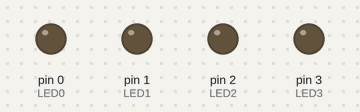
Recording of a sketch running on a simulated Arduino Uno, built with avr-gcc and run on an emulated ATmega328P. On the bench: output pins drawn as LEDs (lit = HIGH). Random numbers use the default seed unless the sketch sets one.

Above: at 0.4 s.
Timing chart, 0 to 1.9 s (numbered marks = the images above):
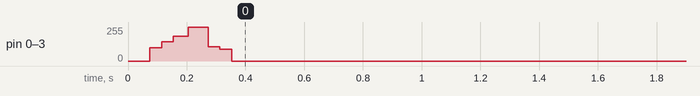

Measured:
- by itself, pin 0 (LED0), pin 1 (LED1), pin 2 (LED2), pin 3 (LED3): 0/255 → 255/255 at 0.07 s, → 0/255 0.20 s later

The sketch:

LilyTwinkle.ino
```cpp
// AVRDUDE fuse settings string:
// avrdude -p t85 -c avrispmkii -B 4 -P usb -U lfuse:w:0xe2:m -U hfuse:w:0xdf:m -U efuse:w:0xff:m
// By the time most users see this board, these settings will already
//  have been applied. However, when programming from a blank ATTiny, it
//  is necessary to program the fuse bits to disable the divide-by-8
//  on the clock frequency.

#define LED0 0
#define LED1 1
#define LED2 2
#define LED3 3

#define FADEMIN   50   // FADEMIN and FADEMAX control the rate of fading. The wider
#define FADEMAX   55   //  the spread here, the greater the difference between
                       //  fastest fade and slowest fade. FADEMIN sets the lower
                       //  limit; the smaller that number gets, the faster the fade
                       //  will be allowed to be.
#define FADEFALSE 25   // FADEFALSE and FADETRUE are a sort of dice-roll to decide
#define FADETRUE  30   //  whether an LED will be on for this cycle or not. Every
                       //  time an LED hits zero brightness, a random number between
                       //  0 and FADETRUE + 1 is created. If that number is greater
                       //  than FADEFALSE, the LED will go through a twinkle cycle.
                       //  If it's less than FADEFALSE, the code will still run as
                       //  though a twinkle is occuring, but the LED won't come on.
#define LIMITMIN  125  // LIMITMIN and LIMITMAX are the limits on the brightest the
#define LIMITMAX  255  //  LED can get.

long delayTime = 50;   // Sets the loop speed, in microseconds.
long startTime = 0;    // Counter, for tracking loop iterations.

byte onTime0 = 0;      // Time an LED should be on before turning off for PWM
byte onCounter0 = 0;   // How long the LED *has* been on for PWM
byte limit0 = 255;     // The point at which the LED's onCounter resets to 0
char dir0 = 1;         // Are we getting brighter (1), or dimmer (-1)?
boolean enable0 = true;// Results for the current "dice roll"
int fadeTimer0 = 10;   // How long should we PWM before increasing onTime?
int fadeCounter0 = 0;  // How long have we been PWMing since last onTime increase?

byte onTime1 = 0;
byte onCounter1 = 0;
byte limit1 = 255;
char dir1 = 1;
boolean enable1 = true;
int fadeTimer1 = 10;
int fadeCounter1 = 0;

byte onTime2 = 0;
byte onCounter2 = 0;
byte limit2 = 255;
char dir2 = 1;
boolean enable2 = true;
int fadeTimer2 = 10;
int fadeCounter2 = 0;

byte onTime3 = 0;
byte onCounter3 = 0;
byte limit3 = 255;
char dir3 = 1;
boolean enable3 = true;
int fadeTimer3 = 10;
int fadeCounter3 = 0;

void setup()  {
  randomSeed(analogRead(3));
  pinMode(LED0, OUTPUT);
  pinMode(LED1, OUTPUT);
  pinMode(LED2, OUTPUT);
  pinMode(LED3, OUTPUT);
  startTime = micros();
}

void loop()
{
  long currTime = micros();
  // This is a software PWM thing. We invoke this loop every 50us, at the fastest,
  //  although it may happen less often than that.
  if ( (currTime - startTime) > delayTime)
  {
    startTime = currTime;   // Record the last time we entered the loop.
  //  LED0 section-----------------------------------------------------------------
  //  Each of the four LEDx sections is exactly like the others, so I'll only
  //   comment the first one. The idea is pretty simple: on each pass through the
  //   loop, we increment two counters for each LED. One of them, onCounter, tracks
  //   whether the LED is on or off for PWM purposes. The other, fadeCounter, tracks
  //   wether it's time to increase (or decrease) the amount of time the LED will
  //   remain on for the next cycle, thereby increasing (or decreasing) the LEDs
  //   apparent brightness.

    // This if/else controls on/off of the LED:
    // enable is an override- some percentage of the time, we don't want the LED
    //  to be on at all; otherwise, the LEDs will be on too much.
    if (!enable0)                   digitalWrite(LED0, LOW);
    // while onCounter < onTime, the LED should be on. This is the short loop,
    //  which effectively PWMs the LED.
    else if (onCounter0 > onTime0) digitalWrite(LED0, LOW);
    else                           digitalWrite(LED0, HIGH);
    onCounter0++;    // Advance the PWM counter. The number of times we loiter on
                     //  a single brightness value before increasing or decreasing
                     //  it is determined by the fadeCounter/fadeTimer relationship
    fadeCounter0++;  // Advance the fade counter. This value controls the rate at
                     //  which the fade occurs- the higher the value of fadeTimer,
                     //  the slower the twinkle. After each fade cycle, we pick a
                     //  new, random-ish value for fadeTimer, with limits set by
                     //  FADEMIN and FADEMAX above.
    if (fadeCounter0 == fadeTimer0)
    {
      fadeCounter0 = 0;  // Reset the fade counter for the next fade cycle.
      onTime0 += dir0;   // Increase or decrease onTime, depending on whether we're
                         //  increasing or decreasing brightness.

      // Change from increasing brightness to decreasing brightness, or vice versa.
      if ((onTime0 == limit0) || (onTime0 == 0)) dir0 *= -1;
      // When we hit bottom, but before we start counting back up, randomize our
      //  variables for the next time around.
      if ((onTime0 == 0) && (dir0 = 1))
      {
        // limit is the point at which the LED stops getting brighter and starts to
        //  dim again.
        limit0 =     random(LIMITMIN,LIMITMAX);
        // fadeTimer controls how fast the fading occurs. The lower it is, the
        //  faster the fade. FADEMIN and FADEMAX are set to a nice value.
        fadeTimer0 = random(FADEMIN,FADEMAX);
        // enable is a sort of dice-roll for whether the LED will be on or not for
        //  the next cycle it runs through. The probability runs something like
        //  FADEFALSE/(FADETRUE+1); by default, that's 25/31 or about 80% of the
        //  rolls should be negative. We want to force an enable if more than a
        //  couple of disables have passed.
        enable0 =  random(0,FADETRUE+1) >= FADEFALSE;
      }
    }

  //  LED1 section-----------------------------------------------------------------
    if (!enable1)                   digitalWrite(LED1, LOW);
    else if (onCounter1 > onTime1) digitalWrite(LED1, LOW);
    else                           digitalWrite(LED1, HIGH);
    onCounter1++;
    fadeCounter1++;
    if (fadeCounter1 == fadeTimer1)
    {
      fadeCounter1 = 0;
      onTime1 += dir1;
      if ((onTime1 == limit1) || (onTime1 == 0)) dir1 *= -1;
      if ((onTime1 == 0) && (dir1 = 1))
      {
        limit1 =     random(LIMITMIN,LIMITMAX);
        fadeTimer1 = random(FADEMIN,FADEMAX);
        enable1 =    random(0,FADETRUE+1) >= FADEFALSE;
      }
    }

  //  LED2 section-----------------------------------------------------------------
    if (!enable2)                   digitalWrite(LED2, LOW);
    else if (onCounter2 > onTime2) digitalWrite(LED2, LOW);
    else                           digitalWrite(LED2, HIGH);
    onCounter2++;
    fadeCounter2++;
    if (fadeCounter2 == fadeTimer2)
    {
      fadeCounter2 = 0;
      onTime2 += dir2;
      if ((onTime2 == limit2) || (onTime2 == 0)) dir2 *= -1;
      if ((onTime2 == 0) && (dir2 = 1))
      {
        limit2 =     random(LIMITMIN,LIMITMAX);
        fadeTimer2 = random(FADEMIN,FADEMAX);
        enable2 =    random(0,FADETRUE+1) >= FADEFALSE;
      }
    }

  //  LED3 section-----------------------------------------------------------------
    if (!enable3)                   digitalWrite(LED3, LOW);
    else if (onCounter3 > onTime3) digitalWrite(LED3, LOW);
    else                           digitalWrite(LED3, HIGH);
    onCounter3++;
    fadeCounter3++;
    if (fadeCounter3 == fadeTimer3)
    {
      fadeCounter3 = 0;
      onTime3 += dir3;
      if ((onTime3 == limit3) || (onTime3 == 0)) dir3 *= -1;
      if ((onTime3 == 0) && (dir3 = 1))
      {
        limit3 =     random(LIMITMIN,LIMITMAX);
        fadeTimer3 = random(FADEMIN,FADEMAX);
        enable3 =    random(0,FADETRUE+1) >= FADEFALSE;
      }
    }
  }
}
```
